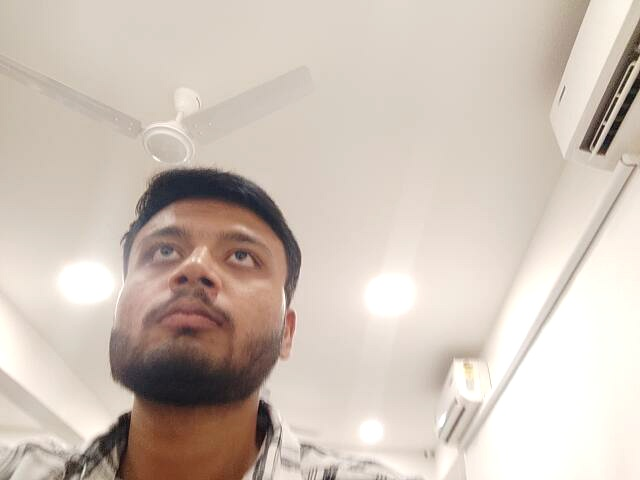
#> input picture img0.jpg, 640 x 480 px, given in place of image.jpg, which was not available
$ jupyter execute demo.ipynb   (shell and % lines are left out)
#> lines starting #> are read from the running program, lines starting #| are printed output that depends on the picture; pictures that were not available may be replaced by others from this repository, and a replacement may not be noted
[cell 1]
# Importing the OpenCV library
import cv2
# Reading the image using imread() function
image = cv2.imread('image.jpg')
#> image is the input picture: shape (480, 640, 3); mean B, G, R 184.2, 194.4, 207.5

# Extracting the height and width of an image
h, w = image.shape[:2]
#> h = 480; w = 640
# Displaying the height and width
print("Height = {},  Width = {}".format(h, w))
#| Height = 480,  Width = 640

[cell 2]
(B, G, R) = image[100, 100]
#> B = 183; G = 195; R = 207

# Displaying the pixel values
print("R = {}, G = {}, B = {}".format(R, G, B))
#| R = 207, G = 195, B = 183

# We can also pass the channel to extract
# the value for a specific channel
B = image[100, 100, 0]
print("B = {}".format(B))
#| B = 183

[cell 3]
roi = image[100 : 500, 200 : 700]

[cell 4]
from PIL import Image
roi = image[100 : 500, 200 : 700]
img = Image.fromarray(roi)
img.show()

[cell 5]
resize = cv2.resize(image, (800, 800))
img=Image.fromarray(resize)
img.show()

[cell 6]
ratio = 800 / w
#> ratio = 1.25

# Creating a tuple containing width and height
dim = (800, int(h * ratio))
#> dim = (800, 600)
print(ratio)
#| 1.25
print(dim)
#| (800, 600)
# Resizing the image
resize_aspect = cv2.resize(image, dim)
img=Image.fromarray(resize_aspect)
img.show()

[cell 7]
center = (w // 2, h // 2)
#> center = (320, 240)

# Generating a rotation matrix
matrix = cv2.getRotationMatrix2D(center, -45, 1.0)

# Performing the affine transformation
rotated = cv2.warpAffine(image, matrix, (w, h))
img=Image.fromarray(rotated)
img.show()

[cell 8]
output = image.copy()

# Using the rectangle() function to create a
# rectangle.
text= cv2.putText(output,'prink',(600,550),cv2.FONT_HERSHEY_SIMPLEX,4,(255,0,0),2)
rectangle = cv2.rectangle(output, (1500, 900),
                          (600, 400), (255, 0, 0), 2)
img=Image.fromarray(output)
img.show()

[cell 9]
import cv2

img = cv2.imread("image.jpg",cv2.IMREAD_GRAYSCALE)
#> img: shape (480, 640); min 2, max 255, mean 197.3

cv2.imshow("image",img)

cv2.waitKey(0)

cv2.destroyAllWindows()

[cell 10]
import cv2
B, G, R = cv2.split(image)
# Corresponding channels are separated

cv2.imshow("original", image)
cv2.waitKey(0)

cv2.imshow("blue", B)
cv2.waitKey(0)

cv2.imshow("Green", G)
cv2.waitKey(0)

cv2.imshow("red", R)
cv2.waitKey(0)

cv2.destroyAllWindows()

[cell 11]
from PIL import Image
import os

# importing the image
im = Image.open("image.jpg")
print("The size of the image before conversion : ", end = "")
print(os.path.getsize("image.jpg"))

# converting to jpg
rgb_im = im.convert("RGB")

# exporting the image
rgb_im.save("image.jpg")
print("The size of the image after conversion : ", end = "")
print(os.path.getsize("image.jpg"))

img = cv2.imread("image.jpg")
#> img: shape (480, 640, 3)

cv2.imshow("image",img)

[cell 12]
from PIL import Image, ImageOps

# creating a image1 object
im1 = Image.open("image.jpg")

# applying equalize method
im2 = ImageOps.equalize(im1, mask = None)

im2.show()

[cell 13]
print(type(image))
#| <class 'numpy.ndarray'>

[cell 14]
print(image.dtype)
#| uint8

[cell 15]
import numpy as np
import cv2 as cv
img = cv.imread('image.jpg', 0)
#> img: shape (480, 640); min 5, max 255, mean 197.3
rows, cols = img.shape
#> rows = 480; cols = 640
M = np.float32([[1, 0, 100], [0, 1, 50]])
dst = cv.warpAffine(img, M, (cols, rows))
cv.imshow('img', dst)
cv.waitKey(0)
cv.destroyAllWindows()

[cell 16]
import numpy as np
import cv2 as cv
img = cv.imread('tran.jpg', 0)
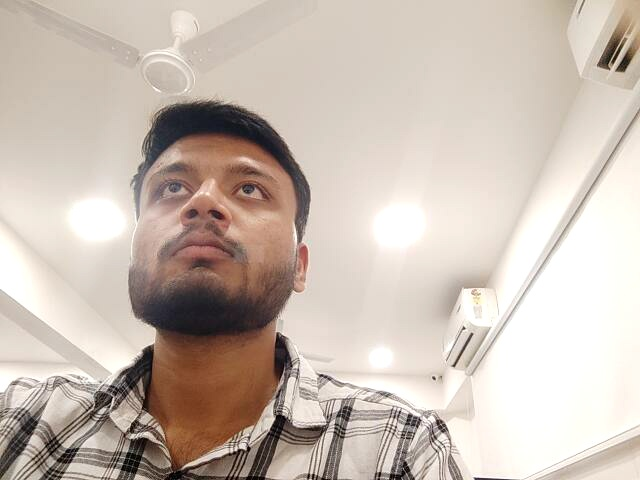
#> input picture img2.jpg, 640 x 480 px, given in place of tran.jpg, which was not available
#> img: shape (480, 640); min 0, max 255, mean 192.2
rows, cols = img.shape
M = np.float32([[1, 0, 100], [0, 1, 50]])
dst = cv.warpAffine(img, M, (cols, rows))
cv.imshow('img', dst)
cv.waitKey(0)
cv.destroyAllWindows()

[cell 17]
import cv2
import numpy as np
image = cv2.imread('tran.jpg')
#> image is the input picture: shape (480, 640, 3); mean B, G, R 179.3, 189.4, 202.3
height, width = image.shape[:2]
#> height = 480; width = 640
print(image.shape[:2])
#| (480, 640)
quater_height, quater_width = height/4, width/4
#> quater_height = 120; quater_width = 160
T = np.float32([[1,0,0],[0,1,quater_height]])
#> T = [[1, 0, 0], [0, 1, 120]]
img_translation=cv2.warpAffine(image,T,(width,height))
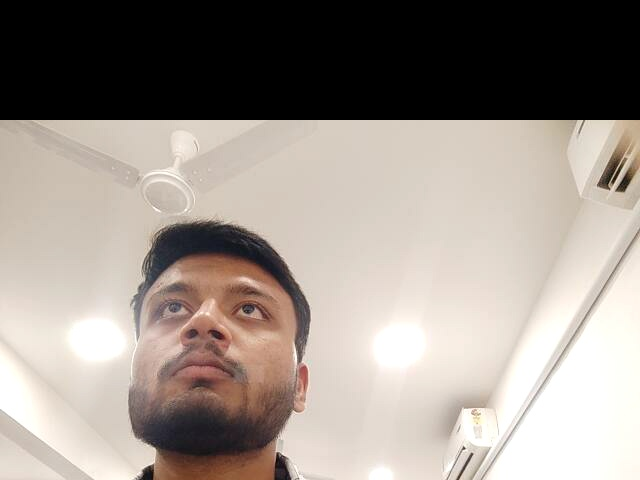
#> img_translation: shape (480, 640, 3); mean B, G, R 138.8, 146.2, 155.5
print(T)
#| [[  1.   0.   0.]
#|  [  0.   1. 120.]]
cv2.imshow('original_image', image)
cv2.waitKey(0)

cv2.imshow('Translation',img_translation)
cv2.waitKey(0)

T = np.float32([[1,0,quater_width],[0,1,quater_height]])
img_translation1=cv2.warpAffine(image,T,(width,height))
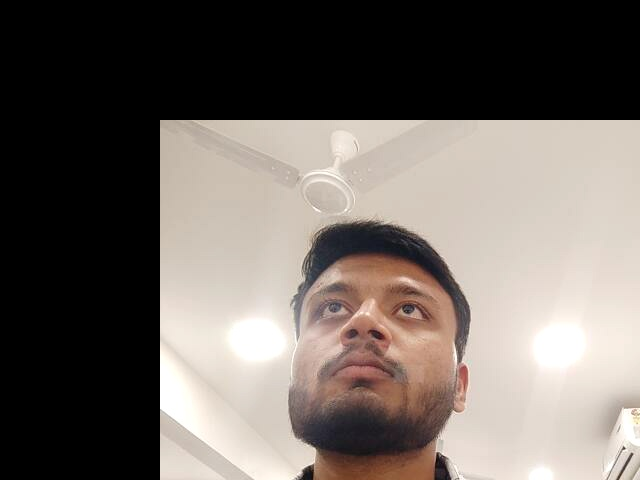
#> img_translation1: shape (480, 640, 3); mean B, G, R 98.7, 104.4, 112.3
cv2.imshow('Translation',img_translation1)
cv2.waitKey(0)

T = np.float32([[1,0,quater_width],[0,1,0]])
img_translation2=cv2.warpAffine(image,T,(width,height))
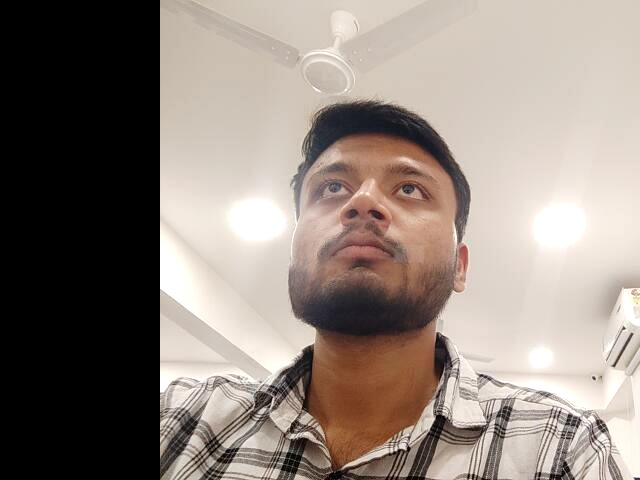
#> img_translation2: shape (480, 640, 3); mean B, G, R 124.2, 132.2, 143.6
cv2.imshow('Translation',img_translation2)

cv2.waitKey(0)
cv2.destroyAllWindows()

[cell 18]
import cv2
import numpy as np
image=cv2.imread('img1.jpg')
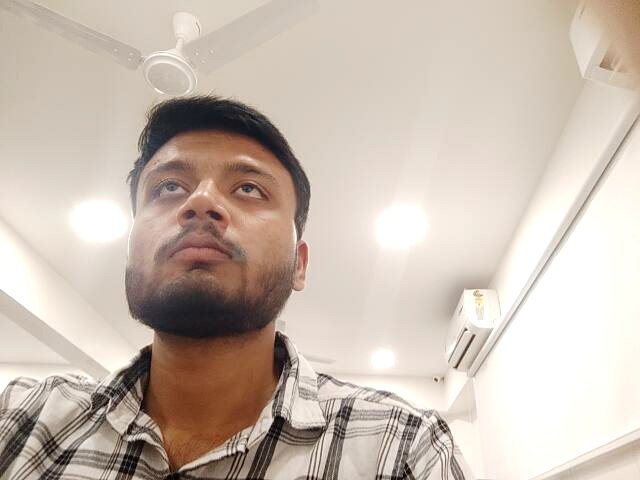
#> input picture img1.jpg, 640 x 480 px, found by its file name
#> image is the input picture: shape (480, 640, 3); mean B, G, R 177.3, 188.5, 202.1
height, width=image.shape[:2]
#divide the height and width by 2 to rotate the image about it's center
rotation_matrix=cv2.getRotationMatrix2D((width/2, height/2),90,1)
rotated_image=cv2.warpAffine(image,rotation_matrix,(width,height))
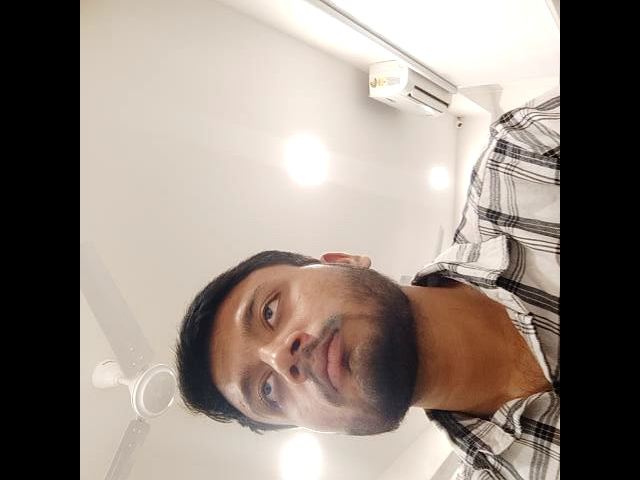
#> rotated_image: shape (480, 640, 3); mean B, G, R 127, 135.4, 146.8
cv2.imshow('original image',image)
cv2.waitKey(0)
cv2.imshow('rotated image', rotated_image)
cv2.waitKey(0)
cv2.destroyAllWindows()

[cell 19]
import cv2
import numpy as np
image=cv2.imread('tran.jpg')
cv2.imshow('Original_image',image)
cv2.waitKey(0)
#let's make the image 3/4 the the original image size i.e. scales down to 75%
image_scaled=cv2.resize(image,None,fx=0.75,fy=0.75)
#since linear interpolation is default method for open cv we don’t need to implement it as a function.
cv2.imshow('scaling_linear interpolation', image_scaled)
cv2.waitKey(0)
#let's double the size of our image
img_double=cv2.resize(image,None,fx=2,fy=2,interpolation=cv2.INTER_CUBIC)
cv2.imshow('scaing_cubicInterpolation',img_double)
cv2.waitKey(0)
# let's do the resizing by exact dimensions
image_resize=cv2.resize(image,(200,300),interpolation=cv2.INTER_AREA)
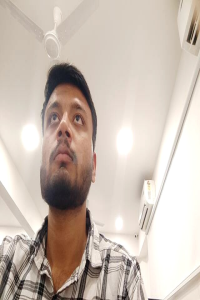
#> image_resize: shape (300, 200, 3); mean B, G, R 179.3, 189.4, 202.3
cv2.imshow('scaling_exact',image_resize)
cv2.waitKey(0)
cv2.destroyAllWindows()

[cell 20]
import cv2
image=cv2.imread('tran.jpg')
smaller=cv2.pyrDown(image)
larger=cv2.pyrUp(smaller)
cv2.imshow('original',image)
cv2.waitKey(0)
cv2.imshow('smaller',smaller)
cv2.waitKey(0)
cv2.imshow('larger',larger)
cv2.waitKey(0)
img_double=cv2.resize(smaller,None,fx=2,fy=2,interpolation=cv2.INTER_CUBIC)
#> img_double: shape (480, 640, 3)
cv2.imshow('scaing_cubicInterpolation',img_double)
cv2.waitKey(0)
cv2.destroyAllWindows()

[cell 21]
import cv2
import numpy as np
image=cv2.imread('tran.jpg')
height, width=image.shape[:2]
#let's get the starting pixel coordinates(top left of cropping rectangle)
start_row, start_col=int(height*.25),int(width*.25)
#let's get ending pixel coordinates(bottom right)
end_row, end_col=int(height*.75),int(width*.75)
#simply use indexing to crop out the rectangle we desire
cropped=image[start_row:end_row, start_col:end_col]
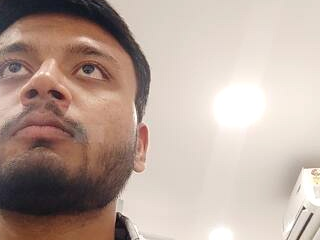
#> cropped: shape (240, 320, 3); mean B, G, R 157.1, 166.9, 186.1
cv2.imshow("original image",image)
cv2.waitKey(0)
cv2.imshow("cropped image", cropped)
cv2.waitKey(0)
cv2.destroyAllWindows()

[cell 22]
import cv2
import numpy as np
image=cv2.imread('tran.jpg')
#create a matrix of one's, then multiply it by a scaler of 100'
#np.ones gives a matrix with same dimension as of our image with all the values being 100 in this case
M = np.ones(image.shape, dtype="uint8") * 100
#we use this to add this matrix M to our image
#notice the increase in brightness
added=cv2.add(image,M)
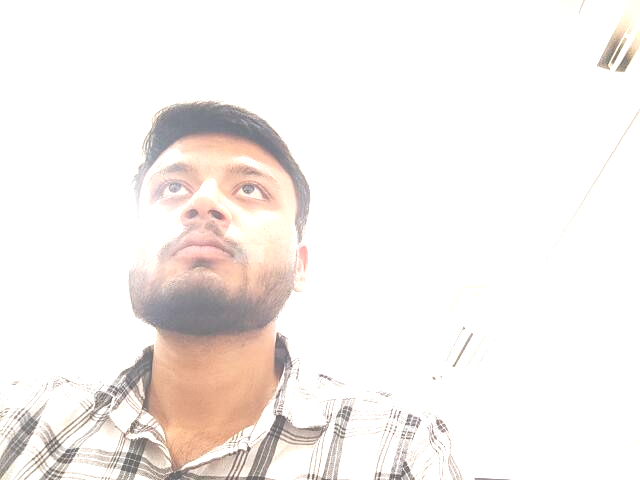
#> added: shape (480, 640, 3); mean B, G, R 237.8, 240.5, 245.6
cv2.imshow("Added",added)
cv2.waitKey(0)
#likewise we can also substract
#notice the decrease in brightness
subtracted=cv2.subtract(image,M)
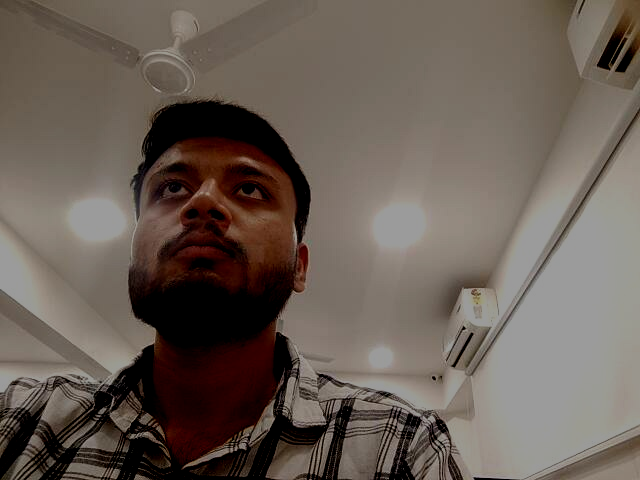
#> subtracted: shape (480, 640, 3); mean B, G, R 85.9, 94.3, 105.4
cv2.imshow("subtracted",subtracted)
cv2.waitKey(0)
cv2.destroyAllWindows()
